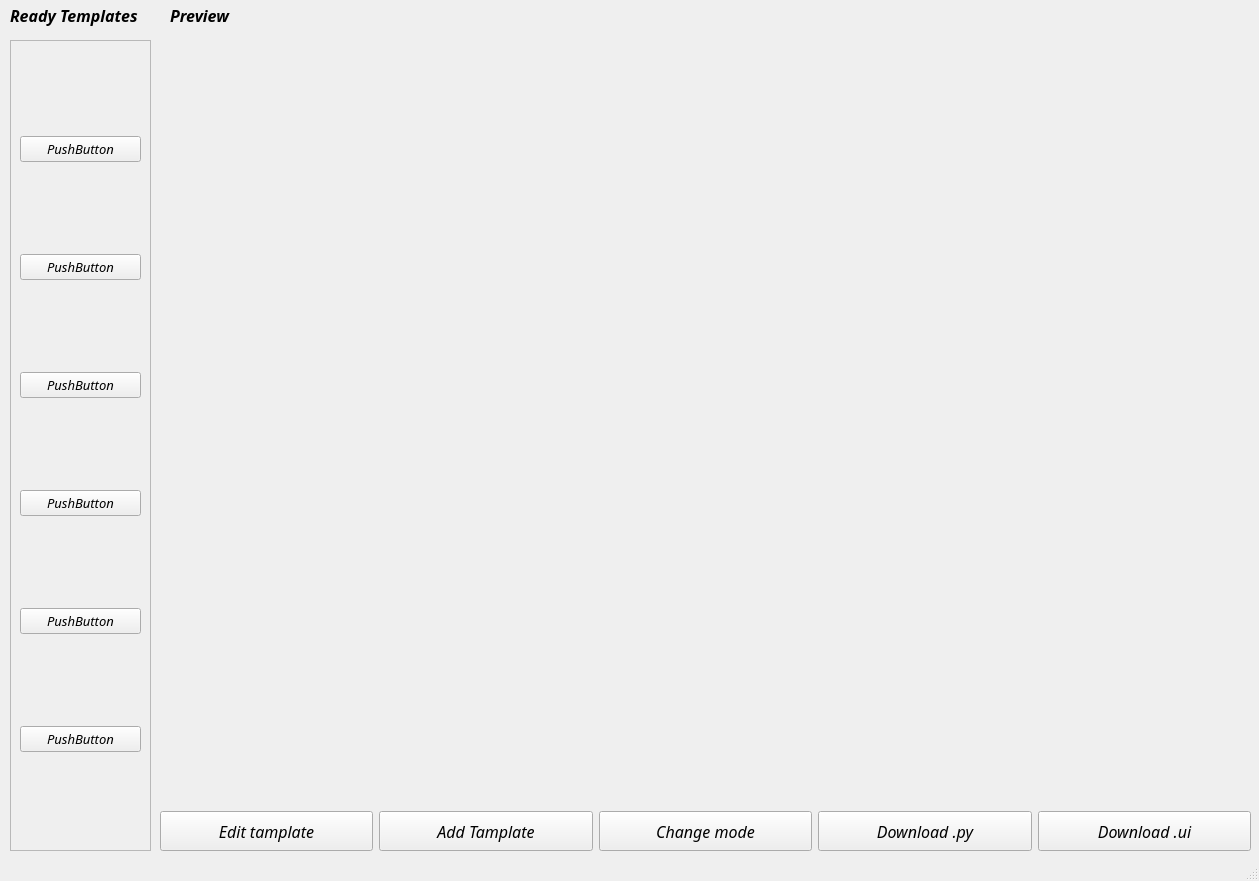
<?xml version="1.0" encoding="UTF-8"?>
<ui version="4.0">
 <class>MainWindow</class>
 <widget class="QMainWindow" name="MainWindow">
  <property name="geometry">
   <rect>
    <x>0</x>
    <y>0</y>
    <width>1259</width>
    <height>881</height>
   </rect>
  </property>
  <property name="sizePolicy">
   <sizepolicy hsizetype="Preferred" vsizetype="Preferred">
    <horstretch>0</horstretch>
    <verstretch>0</verstretch>
   </sizepolicy>
  </property>
  <property name="minimumSize">
   <size>
    <width>1259</width>
    <height>881</height>
   </size>
  </property>
  <property name="maximumSize">
   <size>
    <width>1259</width>
    <height>881</height>
   </size>
  </property>
  <property name="font">
   <font>
    <family>Rockwell</family>
    <weight>75</weight>
    <bold>true</bold>
   </font>
  </property>
  <property name="windowTitle">
   <string>Tamplater</string>
  </property>
  <property name="windowIcon">
   <iconset>
    <normaloff>Y.png</normaloff>Y.png</iconset>
  </property>
  <property name="windowOpacity">
   <double>1.000000000000000</double>
  </property>
  <widget class="QWidget" name="centralwidget">
   <widget class="QScrollArea" name="scrollArea">
    <property name="geometry">
     <rect>
      <x>10</x>
      <y>40</y>
      <width>141</width>
      <height>811</height>
     </rect>
    </property>
    <property name="font">
     <font>
      <family>Rockwell</family>
      <pointsize>10</pointsize>
      <weight>50</weight>
      <italic>true</italic>
      <bold>false</bold>
     </font>
    </property>
    <property name="mouseTracking">
     <bool>false</bool>
    </property>
    <property name="autoFillBackground">
     <bool>false</bool>
    </property>
    <property name="widgetResizable">
     <bool>true</bool>
    </property>
    <widget class="QWidget" name="scrollAreaWidgetContents">
     <property name="geometry">
      <rect>
       <x>0</x>
       <y>0</y>
       <width>139</width>
       <height>809</height>
      </rect>
     </property>
     <layout class="QVBoxLayout" name="verticalLayout">
      <item>
       <widget class="QPushButton" name="pushButton_2">
        <property name="font">
         <font>
          <family>Rockwell</family>
          <pointsize>10</pointsize>
          <weight>50</weight>
          <italic>true</italic>
          <bold>false</bold>
         </font>
        </property>
        <property name="text">
         <string>PushButton</string>
        </property>
       </widget>
      </item>
      <item>
       <widget class="QPushButton" name="pushButton_6">
        <property name="font">
         <font>
          <italic>true</italic>
         </font>
        </property>
        <property name="text">
         <string>PushButton</string>
        </property>
       </widget>
      </item>
      <item>
       <widget class="QPushButton" name="pushButton_5">
        <property name="text">
         <string>PushButton</string>
        </property>
       </widget>
      </item>
      <item>
       <widget class="QPushButton" name="pushButton_4">
        <property name="text">
         <string>PushButton</string>
        </property>
       </widget>
      </item>
      <item>
       <widget class="QPushButton" name="pushButton_3">
        <property name="text">
         <string>PushButton</string>
        </property>
       </widget>
      </item>
      <item>
       <widget class="QPushButton" name="pushButton">
        <property name="text">
         <string>PushButton</string>
        </property>
       </widget>
      </item>
     </layout>
    </widget>
   </widget>
   <widget class="QLabel" name="label">
    <property name="geometry">
     <rect>
      <x>10</x>
      <y>0</y>
      <width>141</width>
      <height>31</height>
     </rect>
    </property>
    <property name="font">
     <font>
      <family>Rockwell</family>
      <pointsize>12</pointsize>
      <weight>75</weight>
      <italic>true</italic>
      <bold>true</bold>
     </font>
    </property>
    <property name="text">
     <string>Ready Templates</string>
    </property>
   </widget>
   <widget class="QLabel" name="label_2">
    <property name="geometry">
     <rect>
      <x>170</x>
      <y>0</y>
      <width>1081</width>
      <height>31</height>
     </rect>
    </property>
    <property name="font">
     <font>
      <pointsize>12</pointsize>
      <weight>75</weight>
      <italic>true</italic>
      <bold>true</bold>
     </font>
    </property>
    <property name="text">
     <string>Preview</string>
    </property>
   </widget>
   <widget class="QLabel" name="label_3">
    <property name="geometry">
     <rect>
      <x>170</x>
      <y>40</y>
      <width>1071</width>
      <height>751</height>
     </rect>
    </property>
    <property name="sizePolicy">
     <sizepolicy hsizetype="Preferred" vsizetype="Preferred">
      <horstretch>0</horstretch>
      <verstretch>0</verstretch>
     </sizepolicy>
    </property>
    <property name="minimumSize">
     <size>
      <width>0</width>
      <height>0</height>
     </size>
    </property>
    <property name="maximumSize">
     <size>
      <width>16777215</width>
      <height>16777215</height>
     </size>
    </property>
    <property name="text">
     <string/>
    </property>
   </widget>
   <widget class="QWidget" name="horizontalLayoutWidget">
    <property name="geometry">
     <rect>
      <x>160</x>
      <y>810</y>
      <width>1091</width>
      <height>42</height>
     </rect>
    </property>
    <layout class="QHBoxLayout" name="horizontalLayout">
     <item>
      <widget class="QPushButton" name="pushButton_10">
       <property name="minimumSize">
        <size>
         <width>0</width>
         <height>40</height>
        </size>
       </property>
       <property name="font">
        <font>
         <pointsize>12</pointsize>
         <weight>50</weight>
         <italic>true</italic>
         <bold>false</bold>
        </font>
       </property>
       <property name="text">
        <string>Edit tamplate</string>
       </property>
      </widget>
     </item>
     <item>
      <widget class="QPushButton" name="pushButton_11">
       <property name="minimumSize">
        <size>
         <width>0</width>
         <height>40</height>
        </size>
       </property>
       <property name="font">
        <font>
         <pointsize>12</pointsize>
         <weight>50</weight>
         <italic>true</italic>
         <bold>false</bold>
        </font>
       </property>
       <property name="text">
        <string>Add Tamplate</string>
       </property>
      </widget>
     </item>
     <item>
      <widget class="QPushButton" name="pushButton_8">
       <property name="minimumSize">
        <size>
         <width>0</width>
         <height>40</height>
        </size>
       </property>
       <property name="font">
        <font>
         <pointsize>12</pointsize>
         <weight>50</weight>
         <italic>true</italic>
         <bold>false</bold>
        </font>
       </property>
       <property name="text">
        <string>Change mode</string>
       </property>
      </widget>
     </item>
     <item>
      <widget class="QPushButton" name="pushButton_7">
       <property name="minimumSize">
        <size>
         <width>0</width>
         <height>40</height>
        </size>
       </property>
       <property name="font">
        <font>
         <pointsize>12</pointsize>
         <weight>50</weight>
         <italic>true</italic>
         <bold>false</bold>
        </font>
       </property>
       <property name="text">
        <string>Download .py</string>
       </property>
      </widget>
     </item>
     <item>
      <widget class="QPushButton" name="pushButton_9">
       <property name="minimumSize">
        <size>
         <width>0</width>
         <height>40</height>
        </size>
       </property>
       <property name="font">
        <font>
         <pointsize>12</pointsize>
         <weight>50</weight>
         <italic>true</italic>
         <bold>false</bold>
        </font>
       </property>
       <property name="text">
        <string>Download .ui</string>
       </property>
      </widget>
     </item>
    </layout>
   </widget>
  </widget>
  <widget class="QMenuBar" name="menubar">
   <property name="geometry">
    <rect>
     <x>0</x>
     <y>0</y>
     <width>1259</width>
     <height>21</height>
    </rect>
   </property>
  </widget>
  <widget class="QStatusBar" name="statusBar"/>
 </widget>
 <resources/>
 <connections/>
</ui>
